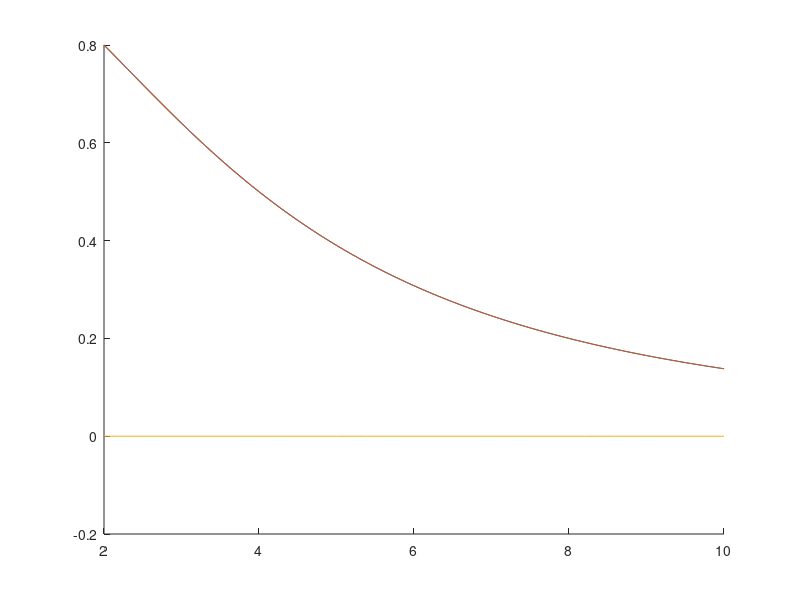

Write MATLAB code to recreate this figure. (Note: this script raises an error after producing the figure.)
function [] = computeLookAheadTable()
%COMPUTELOOKAHEADTABLE script to check if we have inverted the Menger
%Curvature correctly by comparing plots of both directions.

bs = 2:0.1:10;
h = 2;

function c = MC(x,y,z,b,h)
    c = (4 * 0.5 * b * h) / (norm(y-x) * norm(y-z) * norm(x-z));
end

function c = MCbh(b,h)
    %c = (2 * h) / ((b*0.5)^2 + (h^2));
    %c = (2 * h) / (0.25*b^2 + (h^2));
    c = 1/((h) / (2) + (b^2)/ (8*h));
end

function b = B(c,h)
   b = sqrt( ((8*h) / c) - (4*h^2)); 
end

X1 = bs;
C = [];
Cbh = [];

for b = bs

    x = [ 0 0 ];
    y = [ b/2 h ];
    z = [ b 0 ];

    c = MC(x,y,z,b,h);
    
    C = [C; c];
    
    Cbh = [Cbh; MCbh(b,h);];
end

X2= [];
for c = C'
    b = B(c,h);
    
    X2 = [X2; b];
end

clf;
hold all;
plot(X1,C);
plot(X1,Cbh);
plot(X1,C-Cbh);


yyaxis right
hold all;
plot(X2,C);
%plot(X1,1./C);
%plot(X2,1./C);


end

